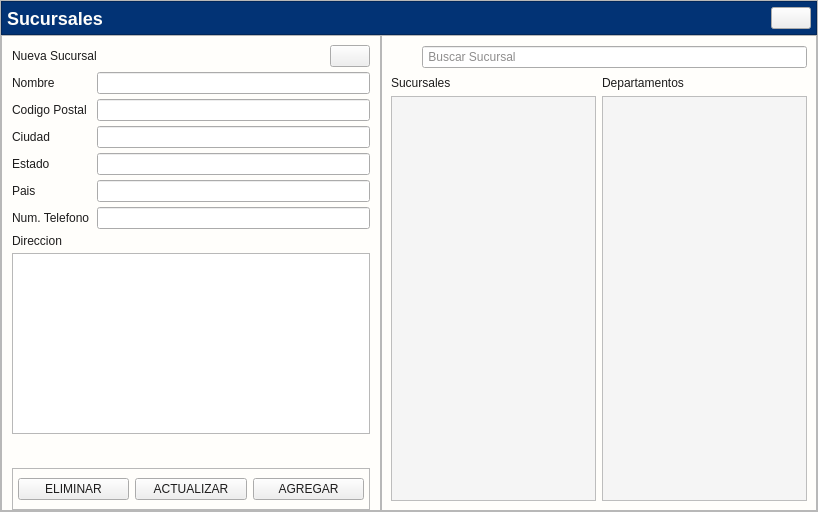
<?xml version="1.0" encoding="UTF-8"?>
<ui version="4.0">
 <class>Nueva_sucursal</class>
 <widget class="QWidget" name="Nueva_sucursal">
  <property name="geometry">
   <rect>
    <x>0</x>
    <y>0</y>
    <width>818</width>
    <height>512</height>
   </rect>
  </property>
  <property name="minimumSize">
   <size>
    <width>0</width>
    <height>0</height>
   </size>
  </property>
  <property name="maximumSize">
   <size>
    <width>16777215</width>
    <height>16777215</height>
   </size>
  </property>
  <property name="windowTitle">
   <string>Form</string>
  </property>
  <property name="styleSheet">
   <string notr="true">*{color: #1d1c1c;}
#Nueva_sucursal{
background: #fffefb;
}
#contenedor_encabezado{
background: #023375
}

#etiqueta_buscar{
image: url(:/iconosAzules/Icons/iconos/Azul/buscar_filas_azul.svg);
min-width: 25px;
min-height: 25px;
}
[objectName*=&quot;contenedor_&quot;]{
background: #fffefb;
border:none;
}
[objectName*=&quot;etiquetaTitulo_&quot;]{
color: #1d1c1c;
font-size:18px;
font-weight:bold;
font-family:Arial;
}
[objectName*=&quot;etiqueta_&quot;]{
color: #1d1c1c;
font-size:12px;
font-weight:bold;
font-family:Arial;
}
[objectName*=&quot;etiquetasubtitulo_&quot;]{
color: #1d1c1c;
font-size:15px;
font-weight:bold;
font-family:Arial;
}
#etiqueta_titulo_encabezado{
font-size: 18px;
color: #fffefb;
font-weight:bold;
font-family:Arial;
}
[objectName*=&quot;txt_&quot;]{
color: #1d1c1c;
font-size:12px;
font-family:Arial;
background: #F5F5F5;
border:none;
border-radius:5px;
border-bottom: 1px solid #1d1c1c;
}
[objectName*=&quot;txtlargo_&quot;]{
color: #1d1c1c;
font-size:12px;
font-family:Arial;
background: #F5F5F5;
border:none;
border-radius:5px;
border-bottom: 1px solid #1d1c1c;
}
[objectName*=&quot;txt_&quot;]:focus{
border-bottom: 1px solid #023375;
}
[objectName*=&quot;txtlargo_&quot;]:focus{
border-bottom: 1px solid #023375;
}
[objectName*=&quot;btn_btn_&quot;]{
color:#fffefb;
font-size:14px;
font-family:Arial;
font-weight:bold;
background: #023375;
border:none;
border-radius: 5px;
padding-left:5px;
padding-right: 5px;
height:25px;
}
[objectName*=&quot;btn_btn_&quot;]:hover{
background: #2196F3;
}
#btn_btn_agregar:hover{
background: #68a67d;
}
#btn_btn_eliminar:hover{
background: #EE1D52;
}
/*QLISTWIDGET*/
QListWidget {
    font-family: Arial;
    font-size: 14px;
	background: #F5F5F5;
}
</string>
  </property>
  <layout class="QGridLayout" name="gridLayout_5">
   <property name="leftMargin">
    <number>0</number>
   </property>
   <property name="topMargin">
    <number>0</number>
   </property>
   <property name="rightMargin">
    <number>0</number>
   </property>
   <property name="bottomMargin">
    <number>0</number>
   </property>
   <property name="spacing">
    <number>0</number>
   </property>
   <item row="0" column="0">
    <widget class="QFrame" name="contenedor_global">
     <property name="frameShape">
      <enum>QFrame::Shape::StyledPanel</enum>
     </property>
     <property name="frameShadow">
      <enum>QFrame::Shadow::Raised</enum>
     </property>
     <layout class="QGridLayout" name="gridLayout">
      <property name="leftMargin">
       <number>0</number>
      </property>
      <property name="topMargin">
       <number>0</number>
      </property>
      <property name="rightMargin">
       <number>0</number>
      </property>
      <property name="bottomMargin">
       <number>0</number>
      </property>
      <property name="spacing">
       <number>0</number>
      </property>
      <item row="0" column="0" colspan="2">
       <widget class="QFrame" name="contenedor_encabezado">
        <property name="frameShape">
         <enum>QFrame::Shape::StyledPanel</enum>
        </property>
        <property name="frameShadow">
         <enum>QFrame::Shadow::Raised</enum>
        </property>
        <layout class="QHBoxLayout" name="horizontalLayout_2">
         <property name="leftMargin">
          <number>5</number>
         </property>
         <property name="topMargin">
          <number>5</number>
         </property>
         <property name="rightMargin">
          <number>5</number>
         </property>
         <property name="bottomMargin">
          <number>5</number>
         </property>
         <item>
          <widget class="QLabel" name="etiqueta_titulo_encabezado">
           <property name="text">
            <string>Sucursales</string>
           </property>
          </widget>
         </item>
         <item>
          <spacer name="horizontalSpacer_2">
           <property name="orientation">
            <enum>Qt::Orientation::Horizontal</enum>
           </property>
           <property name="sizeHint" stdset="0">
            <size>
             <width>665</width>
             <height>20</height>
            </size>
           </property>
          </spacer>
         </item>
         <item>
          <widget class="QPushButton" name="btn_cerrar_encabezado">
           <property name="cursor">
            <cursorShape>PointingHandCursor</cursorShape>
           </property>
           <property name="text">
            <string/>
           </property>
           <property name="icon">
            <iconset resource="../../Source/ibootstrap.qrc">
             <normaloff>:/Icons/Bootstrap/x-lg.svg</normaloff>:/Icons/Bootstrap/x-lg.svg</iconset>
           </property>
          </widget>
         </item>
        </layout>
       </widget>
      </item>
      <item row="1" column="1">
       <widget class="QFrame" name="contenedor_lista">
        <property name="frameShape">
         <enum>QFrame::Shape::StyledPanel</enum>
        </property>
        <property name="frameShadow">
         <enum>QFrame::Shadow::Raised</enum>
        </property>
        <layout class="QGridLayout" name="gridLayout_4">
         <item row="2" column="0">
          <widget class="QListWidget" name="lista_sucursales">
           <property name="minimumSize">
            <size>
             <width>0</width>
             <height>0</height>
            </size>
           </property>
           <property name="maximumSize">
            <size>
             <width>16777215</width>
             <height>16777215</height>
            </size>
           </property>
          </widget>
         </item>
         <item row="1" column="0">
          <widget class="QLabel" name="etiquetasubtitulo_sucursales">
           <property name="text">
            <string>Sucursales</string>
           </property>
          </widget>
         </item>
         <item row="2" column="1">
          <widget class="QListWidget" name="lista_departamentosasociados"/>
         </item>
         <item row="1" column="1">
          <widget class="QLabel" name="etiquetasubtitulo_departamentosasociados">
           <property name="text">
            <string>Departamentos</string>
           </property>
          </widget>
         </item>
         <item row="0" column="0" colspan="2">
          <layout class="QGridLayout" name="gridLayout_3">
           <item row="0" column="0">
            <widget class="QLabel" name="etiqueta_buscar">
             <property name="text">
              <string/>
             </property>
            </widget>
           </item>
           <item row="0" column="1">
            <widget class="QLineEdit" name="txt_buscarsucursales">
             <property name="placeholderText">
              <string> Buscar Sucursal</string>
             </property>
            </widget>
           </item>
          </layout>
         </item>
        </layout>
       </widget>
      </item>
      <item row="1" column="0">
       <widget class="QFrame" name="contenedor">
        <property name="minimumSize">
         <size>
          <width>380</width>
          <height>0</height>
         </size>
        </property>
        <property name="maximumSize">
         <size>
          <width>16777215</width>
          <height>16777215</height>
         </size>
        </property>
        <property name="frameShape">
         <enum>QFrame::Shape::StyledPanel</enum>
        </property>
        <property name="frameShadow">
         <enum>QFrame::Shadow::Raised</enum>
        </property>
        <layout class="QGridLayout" name="gridLayout_2">
         <property name="leftMargin">
          <number>10</number>
         </property>
         <property name="rightMargin">
          <number>10</number>
         </property>
         <property name="bottomMargin">
          <number>0</number>
         </property>
         <property name="horizontalSpacing">
          <number>0</number>
         </property>
         <property name="verticalSpacing">
          <number>5</number>
         </property>
         <item row="5" column="2" colspan="2">
          <widget class="QLineEdit" name="txt_pais"/>
         </item>
         <item row="0" column="2">
          <spacer name="horizontalSpacer">
           <property name="orientation">
            <enum>Qt::Orientation::Horizontal</enum>
           </property>
           <property name="sizeHint" stdset="0">
            <size>
             <width>40</width>
             <height>20</height>
            </size>
           </property>
          </spacer>
         </item>
         <item row="1" column="0" colspan="2">
          <widget class="QLabel" name="etiqueta_nombre">
           <property name="text">
            <string>Nombre</string>
           </property>
          </widget>
         </item>
         <item row="5" column="0" colspan="2">
          <widget class="QLabel" name="etiqueta_pais">
           <property name="text">
            <string>Pais</string>
           </property>
          </widget>
         </item>
         <item row="6" column="2" colspan="2">
          <widget class="QLineEdit" name="txt_ntelefono"/>
         </item>
         <item row="2" column="2" colspan="2">
          <widget class="QLineEdit" name="txt_codigopostal"/>
         </item>
         <item row="4" column="0">
          <widget class="QLabel" name="etiqueta_estado">
           <property name="text">
            <string>Estado</string>
           </property>
          </widget>
         </item>
         <item row="2" column="0" colspan="2">
          <widget class="QLabel" name="etiqueta_codigopostal">
           <property name="text">
            <string>Codigo Postal</string>
           </property>
          </widget>
         </item>
         <item row="3" column="2" colspan="2">
          <widget class="QLineEdit" name="txt_ciudad"/>
         </item>
         <item row="8" column="0" colspan="4">
          <widget class="QPlainTextEdit" name="txtlargo_direccion"/>
         </item>
         <item row="3" column="0">
          <widget class="QLabel" name="etiqueta_ciudad">
           <property name="text">
            <string>Ciudad</string>
           </property>
          </widget>
         </item>
         <item row="7" column="0" colspan="2">
          <widget class="QLabel" name="etiqueta_direccion">
           <property name="text">
            <string>Direccion</string>
           </property>
          </widget>
         </item>
         <item row="0" column="0" colspan="2">
          <widget class="QLabel" name="etiquetaTitulo_sucursal">
           <property name="text">
            <string>Nueva Sucursal</string>
           </property>
          </widget>
         </item>
         <item row="4" column="2" colspan="2">
          <widget class="QLineEdit" name="txt_estado"/>
         </item>
         <item row="1" column="2" colspan="2">
          <widget class="QLineEdit" name="txt_nombre"/>
         </item>
         <item row="0" column="3">
          <widget class="QPushButton" name="btn_btn_limpiar">
           <property name="cursor">
            <cursorShape>PointingHandCursor</cursorShape>
           </property>
           <property name="text">
            <string/>
           </property>
           <property name="icon">
            <iconset resource="../../Source/iconsdvg.qrc">
             <normaloff>:/Icons/IconosSVG/borrador.png</normaloff>:/Icons/IconosSVG/borrador.png</iconset>
           </property>
           <property name="iconSize">
            <size>
             <width>25</width>
             <height>25</height>
            </size>
           </property>
          </widget>
         </item>
         <item row="10" column="0" colspan="4">
          <widget class="QFrame" name="contenedor_botones">
           <property name="frameShape">
            <enum>QFrame::Shape::StyledPanel</enum>
           </property>
           <property name="frameShadow">
            <enum>QFrame::Shadow::Raised</enum>
           </property>
           <layout class="QHBoxLayout" name="horizontalLayout">
            <property name="leftMargin">
             <number>5</number>
            </property>
            <property name="rightMargin">
             <number>5</number>
            </property>
            <item>
             <widget class="QPushButton" name="btn_btn_eliminar">
              <property name="cursor">
               <cursorShape>PointingHandCursor</cursorShape>
              </property>
              <property name="text">
               <string>ELIMINAR</string>
              </property>
              <property name="icon">
               <iconset resource="../../Source/iconosSVG.qrc">
                <normaloff>:/iconosBlancos/Icons/iconos/Blanco/eliminar_blanco.svg</normaloff>:/iconosBlancos/Icons/iconos/Blanco/eliminar_blanco.svg</iconset>
              </property>
              <property name="iconSize">
               <size>
                <width>20</width>
                <height>20</height>
               </size>
              </property>
             </widget>
            </item>
            <item>
             <widget class="QPushButton" name="btn_btn_actualizar">
              <property name="cursor">
               <cursorShape>PointingHandCursor</cursorShape>
              </property>
              <property name="text">
               <string>ACTUALIZAR</string>
              </property>
              <property name="icon">
               <iconset resource="../../Source/iconosSVG.qrc">
                <normaloff>:/iconosBlancos/Icons/iconos/Blanco/actualizar_blanco.svg</normaloff>:/iconosBlancos/Icons/iconos/Blanco/actualizar_blanco.svg</iconset>
              </property>
              <property name="iconSize">
               <size>
                <width>20</width>
                <height>20</height>
               </size>
              </property>
             </widget>
            </item>
            <item>
             <widget class="QPushButton" name="btn_btn_agregar">
              <property name="cursor">
               <cursorShape>PointingHandCursor</cursorShape>
              </property>
              <property name="text">
               <string>AGREGAR</string>
              </property>
              <property name="icon">
               <iconset resource="../../Source/iconosSVG.qrc">
                <normaloff>:/iconosBlancos/Icons/iconos/Blanco/guardar_blanco.svg</normaloff>:/iconosBlancos/Icons/iconos/Blanco/guardar_blanco.svg</iconset>
              </property>
              <property name="iconSize">
               <size>
                <width>20</width>
                <height>20</height>
               </size>
              </property>
             </widget>
            </item>
           </layout>
          </widget>
         </item>
         <item row="6" column="0">
          <widget class="QLabel" name="etiqueta_ntelefono">
           <property name="text">
            <string>Num. Telefono</string>
           </property>
          </widget>
         </item>
         <item row="9" column="0" colspan="4">
          <spacer name="verticalSpacer">
           <property name="orientation">
            <enum>Qt::Orientation::Vertical</enum>
           </property>
           <property name="sizeHint" stdset="0">
            <size>
             <width>20</width>
             <height>40</height>
            </size>
           </property>
          </spacer>
         </item>
        </layout>
       </widget>
      </item>
     </layout>
    </widget>
   </item>
  </layout>
 </widget>
 <tabstops>
  <tabstop>txt_nombre</tabstop>
  <tabstop>txt_codigopostal</tabstop>
  <tabstop>txt_ciudad</tabstop>
  <tabstop>txt_estado</tabstop>
  <tabstop>txt_pais</tabstop>
  <tabstop>txt_ntelefono</tabstop>
  <tabstop>txtlargo_direccion</tabstop>
  <tabstop>btn_btn_eliminar</tabstop>
  <tabstop>btn_btn_actualizar</tabstop>
  <tabstop>btn_btn_agregar</tabstop>
  <tabstop>lista_sucursales</tabstop>
 </tabstops>
 <resources>
  <include location="../../Source/iconsdvg.qrc"/>
  <include location="../../Source/ibootstrap.qrc"/>
  <include location="../../Source/iconosSVG.qrc"/>
 </resources>
 <connections/>
</ui>
